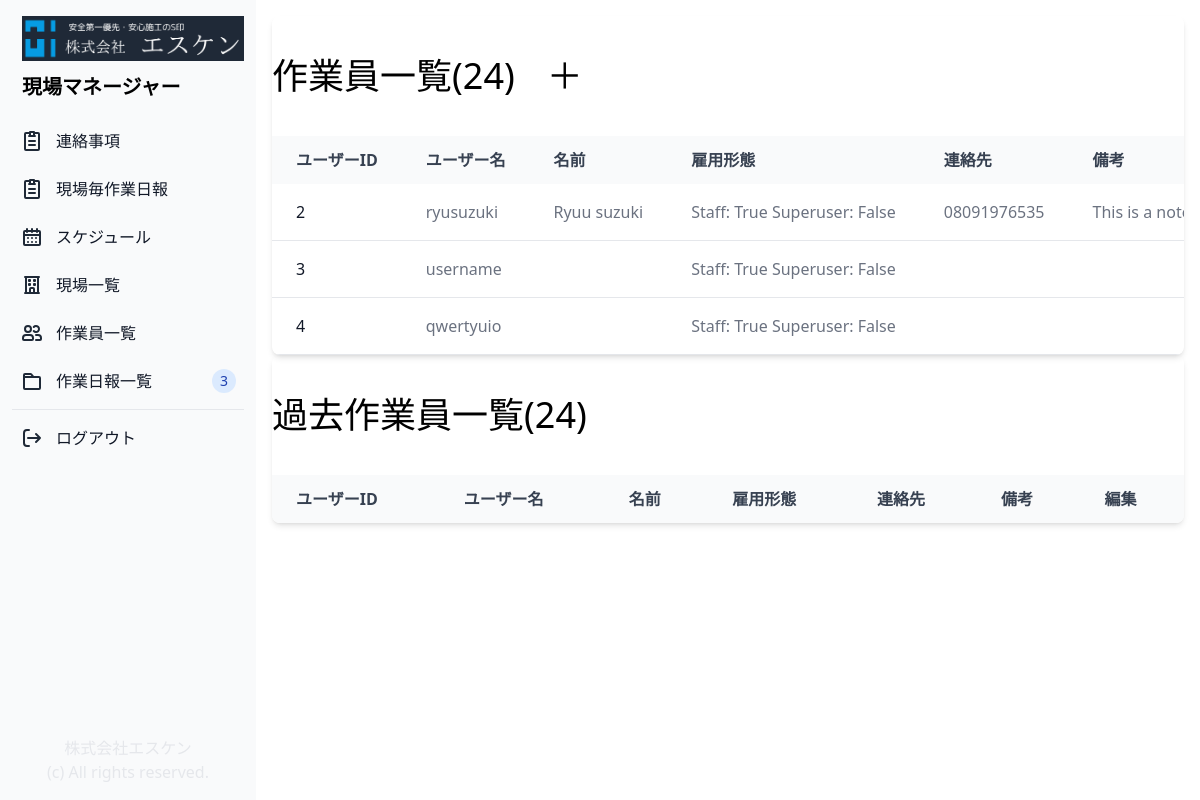
/user_list/ (signed in), run on an earlier commit of the app's database.
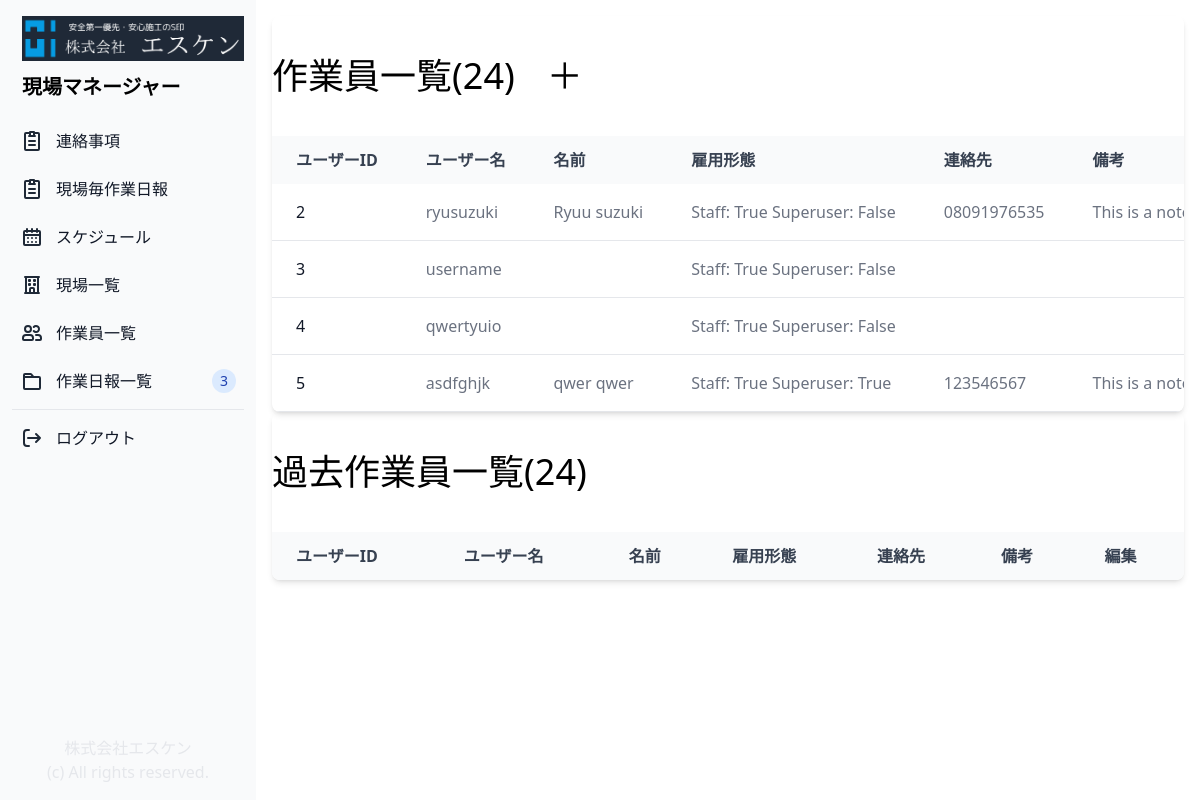
And on a later commit of the database.
### genba/models.py (models this page shows, shortened)
class Profile(models.Model):
    user = models.OneToOneField(User, on_delete=models.CASCADE)
    first_name = models.CharField(max_length=20, blank=True)
    last_name = models.CharField(max_length=20, blank=True)
    phone = models.CharField(max_length=20, blank=True)
    email = models.EmailField(max_length=20, blank=True)
    password = models.CharField(max_length=20, blank=True)
    note = models.CharField(max_length=500, blank=True)
    is_temp = models.BooleanField(default=True)
    is_staff = models.BooleanField(default=True)
    is_superuser = models.BooleanField(default=False)
    is_active = models.BooleanField(default=True)
    created_at = models.DateTimeField(auto_now_add=True)
    updated_at = models.DateTimeField(auto_now=True)

### genba/views.py (the view)
# urls.py: path('user_list/', views.user_list, name="user_list"),
@login_required(login_url='/login_user/')
def user_list(request):
    profiles = Profile.objects.all()
    return render(request, "user_list.html", { "profiles": profiles })

### genba/templates/user_list.html (shortened to what this page needs)
{% extends "base.html" %}
{% block content %}
<div class="p-4 sm:ml-64">
    <div class="relative overflow-x-auto shadow-md sm:rounded-lg">
        <div class="px-auto">
            <h1 class="text-4xl py-10">作業員一覧(24)<a class="pl-8" href="{% url 'register_user' %}">＋</a></h1>
        </div>
        <table class="w-full text-normal text-left rtl:text-right text-gray-500 dark:text-gray-400">
            <thead
                class="text-normal text-gray-700 uppercase bg-gray-50 whitespace-nowrap dark:bg-gray-700 dark:text-gray-400">
                <tr>
                    <th scope="col" class="px-6 py-3">
                        ユーザーID
                    </th>
                    <th scope="col" class="px-6 py-3">
                        ユーザー名
                    </th>
                    <th scope="col" class="px-6 py-3">
                        名前
                    </th>
                    <th scope="col" class="px-6 py-3">
                        雇用形態
                    </th>
                    <th scope="col" class="px-6 py-3">
                        連絡先
                    </th>
                    <th scope="col" class="px-6 py-3">
                        備考
                    </th>
                </tr>
            </thead>
            <tbody>
                {% for profile in profiles %}
                {% if profile.is_active == True %}
                <tr class="border-b">
                    <th scope="row" class="pl-6 pr-3 py-4 font-medium whitespace-nowrap text-gray-900">
                        <a href="#">
                            {{ profile.id }}
                        </a>
                    </th>
                    <td class="px-6 py-4 whitespace-nowrap">
                        {{ profile.user }}
                    </td>
                    <td class="px-6 py-4 whitespace-nowrap">
                        {{ profile.first_name }} {{ profile.last_name }}
                    </td>
                    <td class="px-6 py-4 whitespace-nowrap">
                        Staff: {{ profile.is_staff }} Superuser: {{ profile.is_superuser }}
                    </td>
                    <td class="px-6 py-4 whitespace-nowrap">
                        {{ profile.phone }}
                    </td>
                    <td class="px-6 py-4 whitespace-nowrap">
                        {{ profile.note }}
                    </td>
                </tr>
                {% endif %}
                {% endfor %}
            </tbody>
        </table>
    </div>
    <div class="relative overflow-x-auto shadow-md sm:rounded-lg">
        <div class="px-auto">
            <h1 class="text-4xl py-10">過去作業員一覧(24)</h1>
        </div>
        <table class="w-full text-normal text-left rtl:text-right text-gray-500 dark:text-gray-400">
            <thead
                class="text-normal text-gray-700 uppercase bg-gray-50 whitespace-nowrap dark:bg-gray-700 dark:text-gray-400">
                <tr>
                    <th scope="col" class="px-6 py-3">
                        ユーザーID
                    </th>
                    <th scope="col" class="px-6 py-3">
                        ユーザー名
                    </th>
                    <th scope="col" class="px-6 py-3">
                        名前
                    </th>
                    <th scope="col" class="px-6 py-3">
                        雇用形態
                    </th>
                    <th scope="col" class="px-6 py-3">
                        連絡先
                    </th>
                    <th scope="col" class="px-6 py-3">
                        備考
                    </th>
                    <th scope="col" class="px-6 py-3">
                        編集
                    </th>
                </tr>
            </thead>
        </table>
    </div>
</div>
{% endblock content %}

### genba/templates/base.html (shortened to what this page needs)
{% load static %}
<!doctype html>
<html lang="en">
<head>
    <script src="https://cdn.tailwindcss.com"></script>
</head>
<body>
    {% include 'assets/sidebar.html' %}
    {% block content %}
    {% endblock content %}
</body>
</html>

### genba/templates/assets/sidebar.html (shortened to what this page needs)
{% load static %}
<aside id="sidebar"
    class="fixed top-0 left-0 z-40 w-64 h-screen transition-transform -translate-x-full sm:translate-x-0"
    aria-label="Sidebar">
    <div class="h-full px-3 py-4 bg-gray-50 dark:bg-gray-800">
        <div class="flex flex-col h-full justify-content-end">
            <a href=" {% url 'home' %}" class="flex items-center ps-2.5 mb-5">
                <span class="self-center font-semibold dark:text-white">
                    <img src="../static/images/esken_logo.png" class="mb-3" />
                    <p class="text-xl">
                        現場マネージャー
                    </p>
                </span>
            </a>
            <ul class="space-y-2 font-medium">
                <li>
                    <a href="{% url 'home' %}"
                        class="flex items-center p-2 text-gray-900 rounded-lg dark:text-white hover:bg-gray-100 dark:hover:bg-gray-700 group">
                        <span class="ms-3">連絡事項</span>
                    </a>
                </li>
                <li>
                    <a href="{% url 'add_report' %}"
                        class="flex items-center p-2 text-gray-900 rounded-lg dark:text-white hover:bg-gray-100 dark:hover:bg-gray-700 group">
                        <span class="ms-3">現場毎作業日報</span>
                    </a>
                </li>
                <li>
                    <a href="{% url 'schedule' %}"
                        class="flex items-center p-2 text-gray-900 rounded-lg dark:text-white hover:bg-gray-100 dark:hover:bg-gray-700 group">
                        <span class="flex-1 ms-3 whitespace-nowrap">スケジュール</span>
                    </a>
                </li>
                <li>
                    <a href="{% url 'genba_list' %}"
                        class="flex items-center p-2 text-gray-900 rounded-lg dark:text-white hover:bg-gray-100 dark:hover:bg-gray-700 group">
                        <span class="flex-1 ms-3 whitespace-nowrap">現場一覧</span>
                    </a>
                </li>
                <li>
                    <a href="{% url 'user_list' %}"
                        class="flex items-center p-2 text-gray-900 rounded-lg dark:text-white hover:bg-gray-100 dark:hover:bg-gray-700 group">
                        <span class="flex-1 ms-3 whitespace-nowrap">作業員一覧</span>
                    </a>
                </li>
                <li>
                    <a href="{% url 'report_list' %}"
                        class="flex items-center p-2 text-gray-900 rounded-lg dark:text-white hover:bg-gray-100 dark:hover:bg-gray-700 group">
                        <span class="flex-1 ms-3 whitespace-nowrap">作業日報一覧
                        </span>
                        <span
                            class="inline-flex items-center justify-center w-3 h-3 p-3 ms-3 text-sm font-medium text-blue-800 bg-blue-100 rounded-full dark:bg-blue-900 dark:text-blue-300">3</span>
                    </a>
                </li>
                <hr />
                <li>
                    <a href="{% url 'logout_user' %}"
                        class="flex items-center p-2 text-gray-900 rounded-lg dark:text-white hover:bg-gray-100 dark:hover:bg-gray-700 group">
                        <span class="flex-1 ms-3 whitespace-nowrap">ログアウト</span>
                    </a>
                </li>
            </ul>
        </div>
        <p class="absolute bottom-10 right-0 left-0 text-center text-gray-200">株式会社エスケン</p>
        <p class="absolute bottom-4 right-0 left-0 text-center text-gray-200">(c) All rights reserved.</p>
    </div>
</aside>

What changed in the data, as far as the page shows it:
added Profile: id "5", user "asdfghjk", first_name "qwer", last_name "qwer", is_staff "True", is_superuser "True", phone "123546567", note "This is a…"
